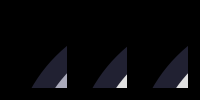
           <widget class="QFrame" name="frame_HI_Base">
            <property name="sizePolicy">
             <sizepolicy hsizetype="Preferred" vsizetype="Preferred">
              <horstretch>3</horstretch>
              <verstretch>3</verstretch>
             </sizepolicy>
            </property>
            <property name="styleSheet">
             <string notr="true">background-color:black</string>
            </property>
            <property name="frameShape">
             <enum>QFrame::StyledPanel</enum>
            </property>
            <property name="frameShadow">
             <enum>QFrame::Raised</enum>
            </property>
            <layout class="QHBoxLayout" name="horizontalLayout">
             <item>
              <widget class="QFrame" name="circularProgressBar_Main">
               <property name="styleSheet">
                <string notr="true">background-color: none;</string>
               </property>
               <property name="frameShape">
                <enum>QFrame::NoFrame</enum>
               </property>
               <property name="frameShadow">
                <enum>QFrame::Raised</enum>
               </property>
               <widget class="QFrame" name="circular_Production_Progress">
                <property name="geometry">
                 <rect>
                  <x>0</x>
                  <y>0</y>
                  <width>300</width>
                  <height>300</height>
                 </rect>
                </property>
                <property name="styleSheet">
                 <string notr="true">QFrame{
	border-radius: 150px;	
	background-color: qconicalgradient(cx:0.5, cy:0.5, angle:90, stop:0.400 rgba(0, 0, 255, 255), stop:0.395 rgba(0, 0, 255, 0));
}</string>
                </property>
                <property name="frameShape">
                 <enum>QFrame::StyledPanel</enum>
                </property>
                <property name="frameShadow">
                 <enum>QFrame::Raised</enum>
                </property>
               </widget>
               <widget class="QFrame" name="circular_Production_Bg">
                <property name="geometry">
                 <rect>
                  <x>0</x>
                  <y>0</y>
                  <width>300</width>
                  <height>300</height>
                 </rect>
                </property>
                <property name="styleSheet">
                 <string notr="true">QFrame{
	border-radius: 150px;	
	background-color: rgba(85, 85, 127, 100);
}</string>
                </property>
                <property name="frameShape">
                 <enum>QFrame::StyledPanel</enum>
                </property>
                <property name="frameShadow">
                 <enum>QFrame::Raised</enum>
                </property>
               </widget>
               <widget class="QFrame" name="circularContainer">
                <property name="geometry">
                 <rect>
                  <x>40</x>
                  <y>40</y>
                  <width>220</width>
                  <height>220</height>
                 </rect>
                </property>
                <property name="baseSize">
                 <size>
                  <width>0</width>
                  <height>0</height>
                 </size>
                </property>
                <property name="styleSheet">
                 <string notr="true">QFrame{
	border-radius: 110px;	
	background-color: rgb(58, 58, 102);
}</string>
                </property>
                <property name="frameShape">
                 <enum>QFrame::StyledPanel</enum>
                </property>
                <property name="frameShadow">
                 <enum>QFrame::Raised</enum>
                </property>
                <widget class="QLabel" name="label">
                 <property name="geometry">
                  <rect>
                   <x>20</x>
                   <y>50</y>
                   <width>181</width>
                   <height>41</height>
                  </rect>
                 </property>
                 <property name="font">
                  <font>
                   <pointsize>32</pointsize>
                  </font>
                 </property>
                 <property name="styleSheet">
                  <string notr="true">color:white</string>
                 </property>
                 <property name="text">
                  <string>Main 1</string>
                 </property>
                 <property name="alignment">
                  <set>Qt::AlignCenter</set>
                 </property>
                </widget>
                <widget class="QLabel" name="label_2">
                 <property name="geometry">
                  <rect>
                   <x>30</x>
                   <y>130</y>
                   <width>161</width>
                   <height>61</height>
                  </rect>
                 </property>
                 <property name="font">
                  <font>
                   <pointsize>32</pointsize>
                  </font>
                 </property>
                 <property name="styleSheet">
                  <string notr="true">color:white</string>
                 </property>
                 <property name="text">
                  <string>266</string>
                 </property>
                 <property name="alignment">
                  <set>Qt::AlignCenter</set>
                 </property>
                </widget>
               </widget>
               <widget class="QFrame" name="circular_TT_Progress">
                <property name="geometry">
                 <rect>
                  <x>20</x>
                  <y>20</y>
                  <width>260</width>
                  <height>260</height>
                 </rect>
                </property>
                <property name="styleSheet">
                 <string notr="true">QFrame{
	border-radius: 130px;	
	background-color: qconicalgradient(cx:0.5, cy:0.5, angle:90, stop:0.49 rgba(255, 0, 0, 0), stop:0.5 rgba(255, 0, 0, 255));
}</string>
                </property>
                <property name="frameShape">
                 <enum>QFrame::StyledPanel</enum>
                </property>
                <property name="frameShadow">
                 <enum>QFrame::Raised</enum>
                </property>
               </widget>
               <widget class="QFrame" name="circular_TT_Bg">
                <property name="geometry">
                 <rect>
                  <x>20</x>
                  <y>20</y>
                  <width>260</width>
                  <height>260</height>
                 </rect>
                </property>
                <property name="styleSheet">
                 <string notr="true">QFrame{
	border-radius: 130px;	
	background-color: rgb(225,225,225);
}</string>
                </property>
                <property name="frameShape">
                 <enum>QFrame::StyledPanel</enum>
                </property>
                <property name="frameShadow">
                 <enum>QFrame::Raised</enum>
                </property>
               </widget>
               <zorder>circular_Production_Progress</zorder>
               <zorder>circular_TT_Bg</zorder>
               <zorder>circular_Production_Bg</zorder>
               <zorder>circular_TT_Progress</zorder>
               <zorder>circularContainer</zorder>
              </widget>
             </item>
             <item>
              <widget class="QFrame" name="circularProgressBar_Main_2">
               <property name="styleSheet">
                <string notr="true">background-color: none;</string>
               </property>
               <property name="frameShape">
                <enum>QFrame::NoFrame</enum>
               </property>
               <property name="frameShadow">
                <enum>QFrame::Raised</enum>
               </property>
               <widget class="QFrame" name="circular_Production_Progress_2">
                <property name="geometry">
                 <rect>
                  <x>0</x>
                  <y>0</y>
                  <width>300</width>
                  <height>300</height>
                 </rect>
                </property>
                <property name="styleSheet">
                 <string notr="true">QFrame{
	border-radius: 150px;	
	background-color: qconicalgradient(cx:0.5, cy:0.5, angle:90, stop:0.400 rgba(0, 0, 255, 255), stop:0.395 rgba(0, 0, 255, 0));
}</string>
                </property>
                <property name="frameShape">
                 <enum>QFrame::StyledPanel</enum>
                </property>
                <property name="frameShadow">
                 <enum>QFrame::Raised</enum>
                </property>
               </widget>
               <widget class="QFrame" name="circular_Production_Bg_2">
                <property name="geometry">
                 <rect>
                  <x>0</x>
                  <y>0</y>
                  <width>300</width>
                  <height>300</height>
                 </rect>
                </property>
                <property name="styleSheet">
                 <string notr="true">QFrame{
	border-radius: 150px;	
	background-color: rgba(85, 85, 127, 100);
}</string>
                </property>
                <property name="frameShape">
                 <enum>QFrame::StyledPanel</enum>
                </property>
                <property name="frameShadow">
                 <enum>QFrame::Raised</enum>
                </property>
               </widget>
               <widget class="QFrame" name="circularContainer_3">
                <property name="geometry">
                 <rect>
                  <x>40</x>
                  <y>40</y>
                  <width>220</width>
                  <height>220</height>
                 </rect>
                </property>
                <property name="baseSize">
                 <size>
                  <width>0</width>
                  <height>0</height>
                 </size>
                </property>
                <property name="styleSheet">
                 <string notr="true">QFrame{
	border-radius: 110px;	
	background-color: rgb(58, 58, 102);
}</string>
                </property>
                <property name="frameShape">
                 <enum>QFrame::StyledPanel</enum>
                </property>
                <property name="frameShadow">
                 <enum>QFrame::Raised</enum>
                </property>
                <widget class="QLabel" name="label_3">
                 <property name="geometry">
                  <rect>
                   <x>20</x>
                   <y>50</y>
                   <width>181</width>
                   <height>41</height>
                  </rect>
                 </property>
                 <property name="font">
                  <font>
                   <pointsize>32</pointsize>
                  </font>
                 </property>
                 <property name="styleSheet">
                  <string notr="true">color:white</string>
                 </property>
                 <property name="text">
                  <string>Main 1</string>
                 </property>
                 <property name="alignment">
                  <set>Qt::AlignCenter</set>
                 </property>
                </widget>
                <widget class="QLabel" name="label_5">
                 <property name="geometry">
                  <rect>
                   <x>30</x>
                   <y>130</y>
                   <width>161</width>
                   <height>61</height>
                  </rect>
                 </property>
                 <property name="font">
                  <font>
                   <pointsize>32</pointsize>
                  </font>
                 </property>
                 <property name="styleSheet">
                  <string notr="true">color:white</string>
                 </property>
                 <property name="text">
                  <string>266</string>
                 </property>
                 <property name="alignment">
                  <set>Qt::AlignCenter</set>
                 </property>
                </widget>
               </widget>
               <widget class="QFrame" name="circular_TT_Progress_2">
                <property name="geometry">
                 <rect>
                  <x>20</x>
                  <y>20</y>
                  <width>260</width>
                  <height>260</height>
                 </rect>
                </property>
                <property name="styleSheet">
                 <string notr="true">QFrame{
	border-radius: 130px;	
	background-color: qconicalgradient(cx:0.5, cy:0.5, angle:90, stop:0.49 rgba(255, 0, 0, 0), stop:0.5 rgba(255, 0, 0, 255));
}</string>
                </property>
                <property name="frameShape">
                 <enum>QFrame::StyledPanel</enum>
                </property>
                <property name="frameShadow">
                 <enum>QFrame::Raised</enum>
                </property>
               </widget>
               <widget class="QFrame" name="circular_TT_Bg_2">
                <property name="geometry">
                 <rect>
                  <x>20</x>
                  <y>20</y>
                  <width>260</width>
                  <height>260</height>
                 </rect>
                </property>
                <property name="styleSheet">
                 <string notr="true">QFrame{
	border-radius: 130px;	
	background-color: rgb(225,225,225);
}</string>
                </property>
                <property name="frameShape">
                 <enum>QFrame::StyledPanel</enum>
                </property>
                <property name="frameShadow">
                 <enum>QFrame::Raised</enum>
                </property>
               </widget>
              </widget>
             </item>
             <item>
              <widget class="QFrame" name="circularProgressBar_Main_3">
               <property name="styleSheet">
                <string notr="true">background-color: none;</string>
               </property>
               <property name="frameShape">
                <enum>QFrame::NoFrame</enum>
               </property>
               <property name="frameShadow">
                <enum>QFrame::Raised</enum>
               </property>
               <widget class="QFrame" name="circular_Production_Progress_3">
                <property name="geometry">
                 <rect>
                  <x>0</x>
                  <y>0</y>
                  <width>300</width>
                  <height>300</height>
                 </rect>
                </property>
                <property name="styleSheet">
                 <string notr="true">QFrame{
	border-radius: 150px;	
	background-color: qconicalgradient(cx:0.5, cy:0.5, angle:90, stop:0.400 rgba(0, 0, 255, 255), stop:0.395 rgba(0, 0, 255, 0));
}</string>
                </property>
                <property name="frameShape">
                 <enum>QFrame::StyledPanel</enum>
                </property>
                <property name="frameShadow">
                 <enum>QFrame::Raised</enum>
                </property>
               </widget>
               <widget class="QFrame" name="circular_Production_Bg_3">
                <property name="geometry">
                 <rect>
                  <x>0</x>
                  <y>0</y>
                  <width>300</width>
                  <height>300</height>
                 </rect>
                </property>
                <property name="styleSheet">
                 <string notr="true">QFrame{
	border-radius: 150px;	
	background-color: rgba(85, 85, 127, 100);
}</string>
                </property>
                <property name="frameShape">
                 <enum>QFrame::StyledPanel</enum>
                </property>
                <property name="frameShadow">
                 <enum>QFrame::Raised</enum>
                </property>
               </widget>
               <widget class="QFrame" name="circularContainer_4">
                <property name="geometry">
                 <rect>
                  <x>40</x>
                  <y>40</y>
                  <width>220</width>
                  <height>220</height>
                 </rect>
                </property>
                <property name="baseSize">
                 <size>
                  <width>0</width>
                  <height>0</height>
                 </size>
                </property>
                <property name="styleSheet">
                 <string notr="true">QFrame{
	border-radius: 110px;	
	background-color: rgb(58, 58, 102);
}</string>
                </property>
                <property name="frameShape">
                 <enum>QFrame::StyledPanel</enum>
                </property>
                <property name="frameShadow">
                 <enum>QFrame::Raised</enum>
                </property>
                <widget class="QLabel" name="label_6">
                 <property name="geometry">
                  <rect>
                   <x>20</x>
                   <y>50</y>
                   <width>181</width>
                   <height>41</height>
                  </rect>
                 </property>
                 <property name="font">
                  <font>
                   <pointsize>32</pointsize>
                  </font>
                 </property>
                 <property name="styleSheet">
                  <string notr="true">color:white</string>
                 </property>
                 <property name="text">
                  <string>Main 1</string>
                 </property>
                 <property name="alignment">
                  <set>Qt::AlignCenter</set>
                 </property>
                </widget>
                <widget class="QLabel" name="label_7">
                 <property name="geometry">
                  <rect>
                   <x>30</x>
                   <y>130</y>
                   <width>161</width>
                   <height>61</height>
                  </rect>
                 </property>
                 <property name="font">
                  <font>
                   <pointsize>32</pointsize>
                  </font>
                 </property>
                 <property name="styleSheet">
                  <string notr="true">color:white</string>
                 </property>
                 <property name="text">
                  <string>266</string>
                 </property>
                 <property name="alignment">
                  <set>Qt::AlignCenter</set>
                 </property>
                </widget>
               </widget>
               <widget class="QFrame" name="circular_TT_Progress_3">
                <property name="geometry">
                 <rect>
                  <x>20</x>
                  <y>20</y>
                  <width>260</width>
                  <height>260</height>
                 </rect>
                </property>
                <property name="styleSheet">
                 <string notr="true">QFrame{
	border-radius: 130px;	
	background-color: qconicalgradient(cx:0.5, cy:0.5, angle:90, stop:0.49 rgba(255, 0, 0, 0), stop:0.5 rgba(255, 0, 0, 255));
}</string>
                </property>
                <property name="frameShape">
                 <enum>QFrame::StyledPanel</enum>
                </property>
                <property name="frameShadow">
                 <enum>QFrame::Raised</enum>
                </property>
               </widget>
               <widget class="QFrame" name="circular_TT_Bg_3">
                <property name="geometry">
                 <rect>
                  <x>20</x>
                  <y>20</y>
                  <width>260</width>
                  <height>260</height>
                 </rect>
                </property>
                <property name="styleSheet">
                 <string notr="true">QFrame{
	border-radius: 130px;	
	background-color: rgb(225,225,225);
}</string>
                </property>
                <property name="frameShape">
                 <enum>QFrame::StyledPanel</enum>
                </property>
                <property name="frameShadow">
                 <enum>QFrame::Raised</enum>
                </property>
               </widget>
              </widget>
             </item>
            </layout>
           </widget>
